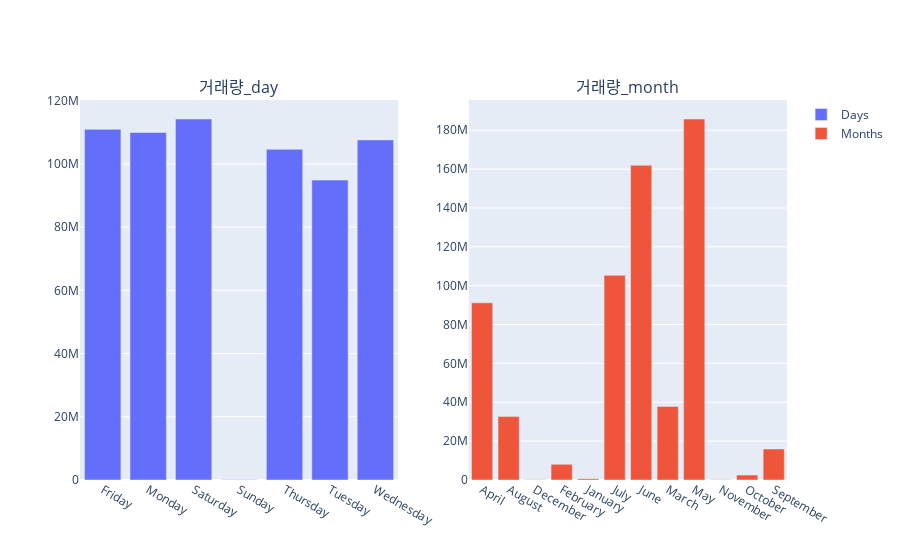

The notebook cell this image was saved under:
### Code cell
import plotly.subplots as sp
import plotly.graph_objs as go
grouped_by_day = group_by_market.groupby('day').agg({'거래량': 'sum'}).sort_values(by='day')
grouped_by_month = group_by_market.groupby('month').agg({'거래량': 'sum'}).sort_values(by='month')

# Create a subplot layout
fig = sp.make_subplots(rows=1, cols=2, vertical_spacing=0.1, subplot_titles=('거래량_day', '거래량_month'))

# Add histograms for days and months
fig.add_trace(go.Bar(x=grouped_by_day.index, y=grouped_by_day['거래량'], name='Days'), row=1, col=1)
fig.add_trace(go.Bar(x=grouped_by_month.index, y=grouped_by_month['거래량'], name='Months'), row=1, col=2)

### Figure 1 — Plotly figure (JSON) as saved in the notebook; plotly's stock layout.template omitted (floating-point values rounded to 4 significant figures)
{"data": [{"name": "Days", "type": "bar", "x": ["Friday", "Monday", "Saturday", "Sunday", "Thursday", "Tuesday", "Wednesday"], "xaxis": "x", "y": [110922468, 109921637, 114191028, 59259, 104600510, 94858346, 107585800], "yaxis": "y"}, {"name": "Months", "type": "bar", "x": ["April", "August", "December", "February", "January", "July", "June", "March", "May", "November", "October", "September"], "xaxis": "x2", "y": [91169360, 32626057, 86723, 8048737, 697218, 105317910, 161967701, 37841996, 185786711, 98401, 2549703, 15948531], "yaxis": "y2"}], "layout": {"annotations": [{"font": {"size": 16}, "showarrow": false, "text": "거래량_day", "x": 0.225, "xanchor": "center", "xref": "paper", "y": 1, "yanchor": "bottom", "yref": "paper"}, {"font": {"size": 16}, "showarrow": false, "text": "거래량_month", "x": 0.775, "xanchor": "center", "xref": "paper", "y": 1, "yanchor": "bottom", "yref": "paper"}], "xaxis": {"anchor": "y", "domain": [0, 0.45]}, "xaxis2": {"anchor": "y2", "domain": [0.55, 1]}, "yaxis": {"anchor": "x", "domain": [0, 1]}, "yaxis2": {"anchor": "x2", "domain": [0, 1]}}}
